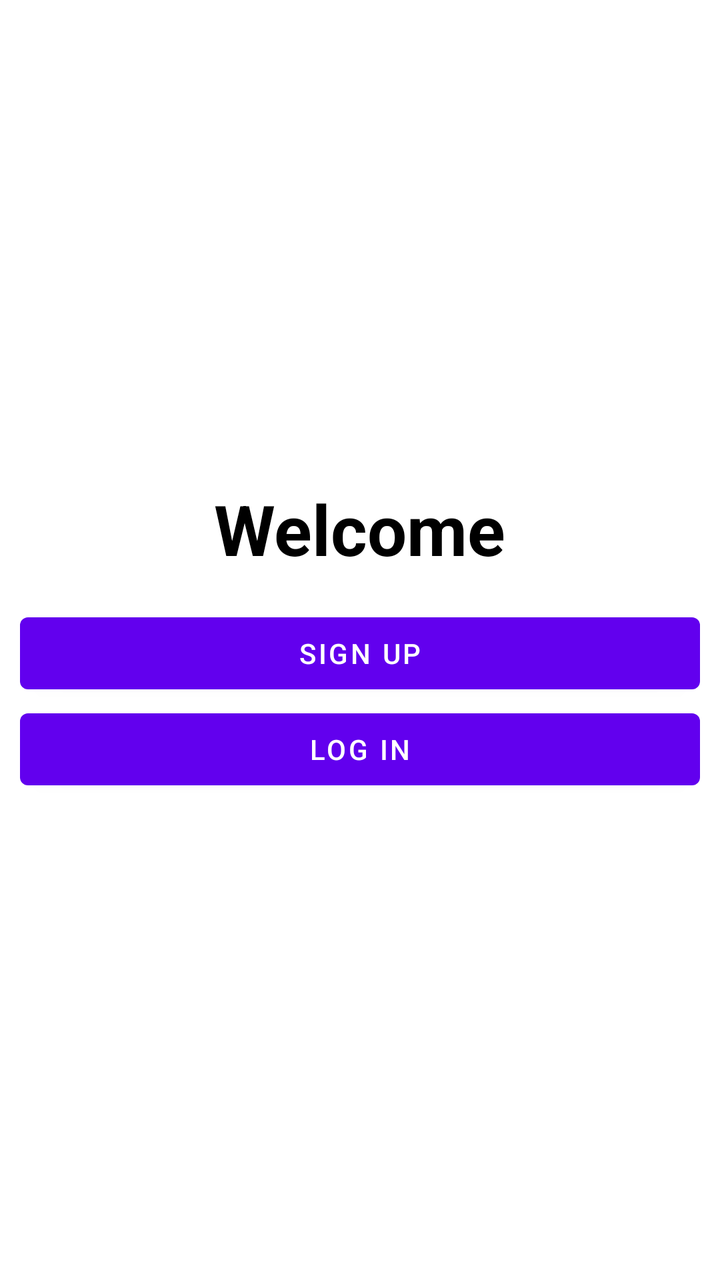
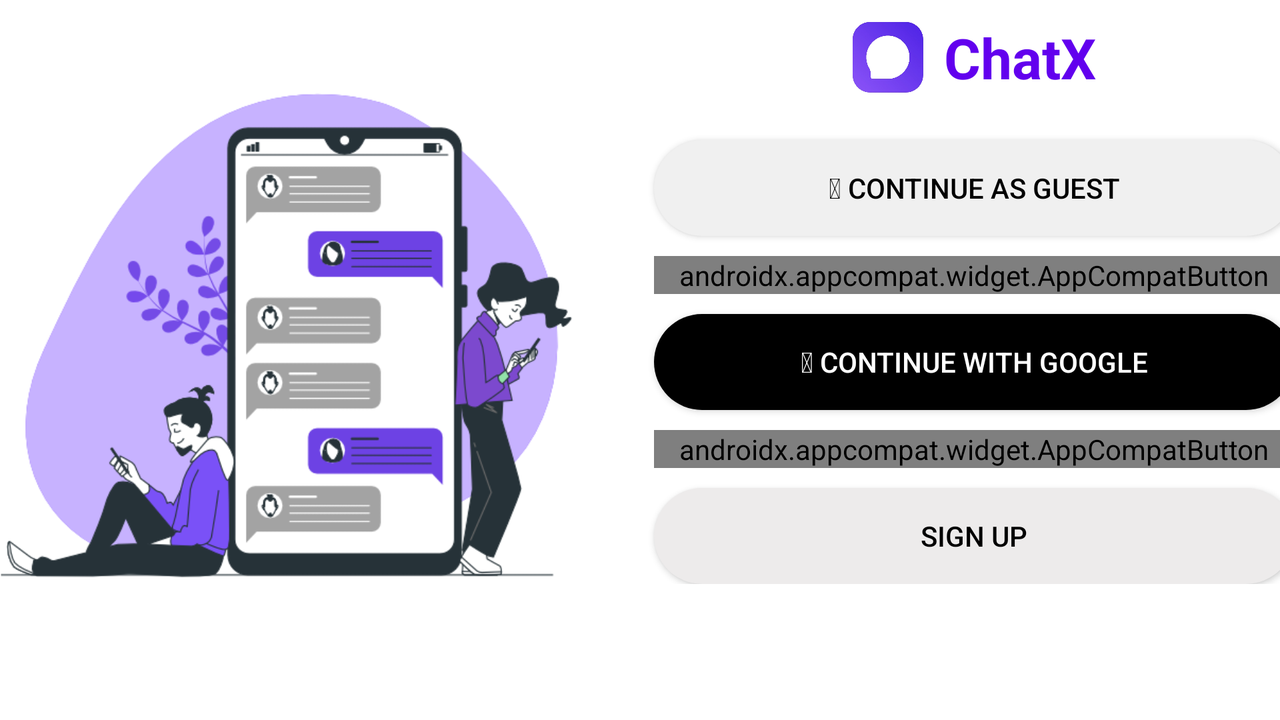

Two renders of one Android screen. The first uses the default layout on a phone; the second uses the alternative layout the repository ships for a different screen configuration, on a matching device. The two XML files are below.
<!-- AndroidManifest.xml: application theme Theme.ChatMobilni -->
<!-- res/layout/activity_welcome.xml -->
<?xml version="1.0" encoding="utf-8"?>
<LinearLayout xmlns:android="http://schemas.android.com/apk/res/android"
    xmlns:app="http://schemas.android.com/apk/res-auto"
    xmlns:tools="http://schemas.android.com/tools"
    android:layout_width="match_parent"
    android:layout_height="match_parent"
    android:orientation="vertical"
    android:gravity="center"
    tools:context=".WelcomeActivity">

    <TextView
        android:layout_width="wrap_content"
        android:layout_height="wrap_content"
        android:textColor="@color/black"
        android:textSize="35sp"
        android:textStyle="bold"
        android:text="Welcome"
        />

    <Button
        android:id="@+id/register_welcome_btn"
        android:layout_width="match_parent"
        android:layout_height="wrap_content"
        android:layout_marginTop="15dp"
        android:layout_marginLeft="10dp"
        android:layout_marginRight="10dp"
        android:text="Sign Up"
        android:textColor="@color/white"
        android:textColorHint="@color/white"
        />


    <Button
        android:id="@+id/login_welcome_btn"
        android:layout_width="match_parent"
        android:layout_marginLeft="10dp"
        android:layout_marginRight="10dp"
        android:layout_height="wrap_content"
        android:text="Log In"
        android:textColor="@color/white"
        android:textColorHint="@color/white"
        />

</LinearLayout>
<!-- resources referenced by this layout -->
<resources>
  <color name="black">#FF000000</color>
  <color name="white">#FFFFFFFF</color>
  <style name="Theme.ChatMobilni" parent="Theme.MaterialComponents.DayNight.DarkActionBar">
          
          <item name="colorPrimary">@color/purple_500</item>
          <item name="colorPrimaryVariant">@color/purple_700</item>
          <item name="colorOnPrimary">@color/white</item>
          
          <item name="colorSecondary">@color/teal_200</item>
          <item name="colorSecondaryVariant">@color/teal_700</item>
          <item name="colorOnSecondary">@color/black</item>
          
          <item name="android:statusBarColor" tools:targetApi="l">?attr/colorPrimaryVariant</item>
          
      </style>
  <color name="purple_500">#FF6200EE</color>
  <color name="purple_700">#FF3700B3</color>
  <color name="teal_200">#FF03DAC5</color>
  <color name="teal_700">#FF018786</color>
</resources>
<!-- res/layout-land/activity_welcome.xml (the repository's variant of the layout above) -->
<!-- drawn on the phone turned sideways -->
<?xml version="1.0" encoding="utf-8"?>
<RelativeLayout xmlns:android="http://schemas.android.com/apk/res/android"
    xmlns:app="http://schemas.android.com/apk/res-auto"
    xmlns:tools="http://schemas.android.com/tools"
    android:layout_width="match_parent"
    android:layout_height="match_parent"
    android:paddingBottom="20dp"
    tools:context=".WelcomeActivity">

    <LinearLayout
        android:layout_width="match_parent"
        android:layout_height="match_parent"
        android:gravity="center"
        android:weightSum="1"
        >
        <ImageView
            android:id="@+id/welcomeImage"
            android:layout_width="350dp"
            android:layout_height="wrap_content"
            android:layout_marginVertical="10dp"
            android:layout_weight="0.3"
            android:layout_alignParentTop="true"
            android:src="@drawable/wspec" />

        <ScrollView
            android:layout_width="500dp"
            android:layout_weight="0.7"
            android:layout_height="match_parent">
    <RelativeLayout
        android:id="@+id/buttonsRelative"
        android:layout_width="400dp"
        android:layout_height="match_parent"

        android:layout_weight="0.7"
        android:paddingHorizontal="30dp"
        >


        <RelativeLayout
            android:layout_width="wrap_content"
            android:layout_height="wrap_content"
            android:layout_marginVertical="10dp">

        <LinearLayout
            android:layout_width="wrap_content"
            android:layout_marginBottom="20dp"
            android:layout_centerHorizontal="true"
            android:layout_height="wrap_content">
            <ImageView
                android:layout_width="36dp"
                android:layout_height="match_parent"
                android:src="@drawable/icon"
                />
            <TextView
                android:layout_width="wrap_content"
                android:layout_height="wrap_content"
                android:text="@string/app_name"
                android:textColor="@color/purple_500"
                android:textStyle="bold"
                android:layout_marginLeft="10dp"
                android:textSize="28sp" />
        </LinearLayout>

            <androidx.appcompat.widget.AppCompatButton
                android:id="@+id/login_x"
                android:layout_width="400dp"
                android:layout_height="wrap_content"
                android:layout_marginLeft="10dp"
                android:layout_marginRight="10dp"
                android:layout_marginTop="60dp"
                android:background="@drawable/gostin_bg_btn"
                android:text="@string/prodolziGostin"
                android:textColor="@color/black"
                android:textColorHint="@color/black" />

        <com.facebook.login.widget.LoginButton
            android:id="@+id/facebookLoginBtn"
            android:layout_width="400dp"
            android:layout_height="2dp"
            android:paddingTop="15dp"
            android:layout_below="@id/login_x"
            android:layout_marginTop="60dp"

            android:paddingBottom="15dp"
            android:layout_gravity="center_horizontal"
            android:layout_marginHorizontal="10dp"
            android:visibility="gone"
/>

        <androidx.appcompat.widget.AppCompatButton
            android:id="@+id/facebookLogin"
            android:layout_width="400dp"
            android:layout_height="wrap_content"
            android:layout_marginLeft="10dp"
            android:layout_marginRight="10dp"
            android:layout_below="@id/login_x"

            android:layout_marginTop="10dp"
            android:background="@drawable/facebook_bg_btn"
            android:text="@string/prodolziFb"
            android:textColor="@color/whiteFixed"
            android:textColorHint="@color/whiteFixed" />

        <androidx.appcompat.widget.AppCompatButton
            android:id="@+id/googleSignIn"
            android:layout_width="400dp"
            android:layout_height="wrap_content"
            android:layout_below="@id/facebookLogin"
            android:layout_marginLeft="10dp"
            android:layout_marginTop="10dp"
            android:layout_marginRight="10dp"
            android:background="@drawable/google_button_bg"
            android:gravity="center"
            android:paddingVertical="5dp"
            android:src="@drawable/google"
            android:text="@string/prodolziGoogle"
            android:textColor="@color/white"
            android:textColorHint="@color/white" />

        <androidx.appcompat.widget.AppCompatButton
            android:id="@+id/login_welcome_btn"
            android:layout_width="400dp"
            android:layout_height="wrap_content"
            android:layout_below="@+id/googleSignIn"
            android:layout_marginLeft="10dp"
            android:layout_marginTop="10dp"
            android:layout_marginRight="10dp"
            android:background="@drawable/button_radius_bg"
            android:text="@string/login"
            android:textColor="@color/whiteFixed"
            android:textColorHint="@color/whiteFixed" />

        <androidx.appcompat.widget.AppCompatButton
            android:id="@+id/register_welcome_btn"
            android:layout_width="400dp"
            android:layout_height="wrap_content"
            android:layout_below="@id/login_welcome_btn"
            android:layout_marginLeft="10dp"
            android:layout_marginTop="10dp"
            android:layout_marginRight="10dp"
            android:background="@drawable/register_btn_bg"
            android:text="@string/signup"
            android:textColor="@color/black"
            android:textColorHint="@color/black" />

        </RelativeLayout>
    </RelativeLayout>
        </ScrollView>
    </LinearLayout>



</RelativeLayout>
<!-- resources referenced by the variant -->
<!-- as the phone turned sideways resolves them -->
<resources>
  <color name="black">#FF000000</color>
  <color name="purple_500">#FF6200EE</color>
  <color name="white">#FFFFFFFF</color>
  <color name="whiteFixed">#ffffff</color>
  <!-- drawable button_radius_bg (drawable) -->
  <?xml version="1.0" encoding="utf-8"?>
  <shape xmlns:android="http://schemas.android.com/apk/res/android">
      <corners android:radius="100dp"></corners>
      <solid android:color="@color/purple_500" />
  </shape>
  <!-- drawable facebook_bg_btn (drawable) -->
  <?xml version="1.0" encoding="utf-8"?>
  <shape xmlns:android="http://schemas.android.com/apk/res/android">
      <corners android:radius="100dp"></corners>
      <solid android:color="@color/facebookColor" />
  </shape>
  <!-- drawable google: png bitmap (drawable, 5628 bytes) -->
  <!-- drawable google_button_bg (drawable) -->
  <?xml version="1.0" encoding="utf-8"?>
  <shape xmlns:android="http://schemas.android.com/apk/res/android">
      <corners android:radius="100dp"></corners>
      <solid android:color="@color/black" />
  </shape>
  <!-- drawable gostin_bg_btn (drawable) -->
  <?xml version="1.0" encoding="utf-8"?>
  <shape xmlns:android="http://schemas.android.com/apk/res/android">
      <corners android:radius="100dp"></corners>
      <solid android:color="@color/inputBackground" />
  </shape>
  <!-- drawable icon: png bitmap (drawable, 25299 bytes) -->
  <!-- drawable register_btn_bg (drawable) -->
  <?xml version="1.0" encoding="utf-8"?>
  <shape xmlns:android="http://schemas.android.com/apk/res/android">
      <corners android:radius="100dp"></corners>
      <solid android:color="@color/inputBackgroundDark" />
  </shape>
  <!-- drawable wspec: png bitmap (drawable, 68296 bytes) -->
  <string name="app_name">ChatX</string>
  <string name="login">Login</string>
  <string name="prodolziFb">  Continue with Facebook</string>
  <string name="prodolziGoogle"> Continue with Google</string>
  <string name="prodolziGostin"> Continue as Guest</string>
  <string name="signup">Sign up</string>
  <style name="Theme.ChatMobilni" parent="Theme.MaterialComponents.DayNight.DarkActionBar">
          
          <item name="colorPrimary">@color/purple_500</item>
          <item name="colorPrimaryVariant">@color/purple_700</item>
          <item name="colorOnPrimary">@color/white</item>
          
          <item name="colorSecondary">@color/teal_200</item>
          <item name="colorSecondaryVariant">@color/teal_700</item>
          <item name="colorOnSecondary">@color/black</item>
          
          <item name="android:statusBarColor" tools:targetApi="l">?attr/colorPrimaryVariant</item>
          
      </style>
  <color name="facebookColor">#4064AD</color>
  <color name="inputBackground">#f0f0f0</color>
  <color name="inputBackgroundDark">#edebeb</color>
  <color name="purple_700">#FF3700B3</color>
  <color name="teal_200">#FF03DAC5</color>
  <color name="teal_700">#FF018786</color>
</resources>
